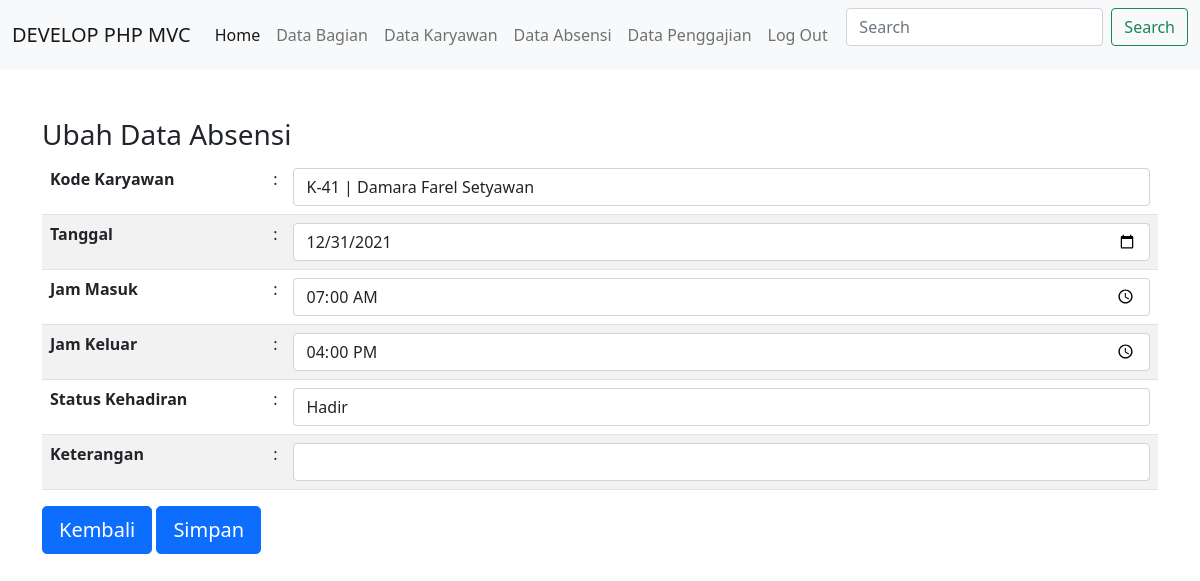
The page /public/absensi/detail/394 (signed in) on the database its author committed.
### tables this page shows
CREATE TABLE `absensi` (
  `id` int(10) NOT NULL,
  `kd_karyawan` char(5) DEFAULT NULL,
  `tanggal` date DEFAULT NULL,
  `jam_masuk` time DEFAULT NULL,
  `jam_keluar` time DEFAULT NULL,
  `status_kehadiran` varchar(20) DEFAULT NULL,
  `keterangan` varchar(100) DEFAULT NULL
);

CREATE TABLE `karyawan` (
  `kd_karyawan` char(5) NOT NULL,
  `nik` varchar(20) NOT NULL,
  `nama_karyawan` varchar(100) DEFAULT NULL,
  `kd_bagian` char(4) DEFAULT NULL,
  `kelamin` varchar(10) DEFAULT NULL,
  `agama` varchar(20) DEFAULT NULL,
  `alamat_tinggal` varchar(1000) DEFAULT NULL,
  `no_telepon` int(10) DEFAULT NULL,
  `tempat_lahir` varchar(60) DEFAULT NULL,
  `tanggal_lahir` date DEFAULT NULL,
  `status_kawin` varchar(10) DEFAULT NULL,
  `tanggal_masuk` date DEFAULT NULL
);

### app/core/Controller.php (called while the page is built, shortened)
<?php
class Controller{
	public function view($view, $data = [])
	{
		require_once'../app/views/'.$view.'.php';
	}
	public function model($model)
	{
		return new $model;
	}
}
?>

### app/controllers/Absensi.php (called while the page is built, shortened)
<?php
class Absensi extends Controller{
	public function detail($id)
	{
		$data['judul']='Detail Absensi';
		$data['kry']= $this->model('Karyawan_model')->getAllKaryawan();
		$data['abs']=$this->model('Absensi_model')->getAbsensiById($id);
		$this->view('absensi/detail',$data);
	}
}

### app/core/App.php (called while the page is built, shortened)
<?php
class App {
    protected $method = 'index';
    protected $params = [];
    public function __construct()
    {
        $url = $this->parse_url();
        if(file_exists('../app/controllers/' . $url[0] . '.php') ) {
            unset($url[0]);
        }
        $this->controller = new $this->controller;
        if ( isset($url[1] )){
            if (method_exists ($this->controller, $url[1])){
                $this->method = $url[1];
                unset($url[1]);
            }
        }
        if( !empty($url)){
            $this->params = array_values($url);
        }
        call_user_func_array([$this->controller, $this->method], $this->params);
    }
    public function parse_url()
    {
        if(isset($_GET['url']) ){
            $url = rtrim($_GET['url'],'/');
            $url = filter_var($url, FILTER_SANITIZE_URL);
            $url = explode('/', $url);
            return $url;
        }
    }
}
?>

### public/index.php (called while the page is built, shortened)
<?php
$app = new App;
?>

### app/core/Database.php (called while the page is built, shortened)
<?php
class Database{
	private $host=DB_HOST;
	private $user=DB_USER;
	private $pass=DB_PASS;
	private $db_name=DB_NAME;
	private $dbh;
	private $stmt;
	public function __construct()
	{
		$dsn='mysql:host='.$this->host.';dbname='.$this->db_name;
		$option=[
			PDO::ATTR_PERSISTENT => TRUE,
			PDO::ATTR_ERRMODE => PDO::ERRMODE_EXCEPTION
		];
		try{
			$this->dbh=new PDO($dsn,$this->user,$this->pass,$option);
		} catch(PDOException $e){
			die($e->getMessage());
		}
	}
	public function query($query)
	{
		$this->stmt=$this->dbh->prepare($query);
	}
	public function bind($param, $value, $type=null)
	{
		if(is_null($type)){
			switch(true){
				default:
					$type=PDO::PARAM_STR;
			}
		}
		$this->stmt->bindValue($param, $value, $type);
	}
	public function execute()
	{
		$this->stmt->execute();
	}
	public function single()
	{
		$this->execute();
		return $this->stmt->fetch(PDO::FETCH_ASSOC);
	}
}
?>

### app/models/Absensi_model.php (called while the page is built, shortened)
<?php
class Absensi_model{
	private $db;
	public function __construct()
	{
		$this->db=new Database;
	}
	public function getAbsensiById($id)
	{
		$this->db->query('SELECT*FROM absensi, karyawan WHERE karyawan.kd_karyawan=absensi.kd_karyawan AND id = :id ');
		$this->db->bind('id',$id);
		return $this->db->single();
	}
}
?>

### app/views/absensi/detail.php (the view, shortened to what this page needs)
<div class="container mt-5">
  <form action="<?=BASEURL;?>/absensi/updateDataAbsensi" method="post">
    <h3>Ubah Data Absensi</h3>
    <table class="table table-striped table-middle">
      <tr>
        <tr>
          <th width="20%">Kode Karyawan</th>
          <td width="1%">:</td>
          <td><select class="form-control selectlive" name="kd_karyawan" required>
            <option value="<?=$data['abs']['kd_karyawan'] ?>" selected ><?=$data['abs']['kd_karyawan'] ?> | <?=$data['abs']['nama_karyawan'] ?></option>
          </select></td>
      </tr>
      <tr>
        <th>Tanggal </th>
        <td>:</td>
        <td><input type="date" class="form-control datepicker" name="tanggal" value="<?=$data['abs']['tanggal'] ?>"required></td>
      </tr>
      <tr>
         <th>Jam Masuk</th>
         <td>:</td>
         <td><input type="time" name="jam_masuk"  class="form-control" value="<?=$data['abs']['jam_masuk'] ?>"></td>
      </tr>
      <tr>
         <th>Jam Keluar</th>
         <td>:</td>
         <td><input type="time" name="jam_keluar"  class="form-control" value="<?=$data['abs']['jam_keluar'] ?>"></td>
      </tr>
      <tr>
        <th>Status Kehadiran</th>
        <td>:</td>
        <td><select class="form-control selectlive" name="status_kehadiran" required>
            <option value="<?=$data['abs']['status_kehadiran'] ?>" selected ><?=$data['abs']['status_kehadiran'] ?></option>
          </select>
        </td>
      </tr>
      <tr>
    	   <th>Keterangan</th>
    	   <td>:</td>
    	   <td><input type="text" class="form-control" name="keterangan" value="<?=$data['abs']['keterangan'] ?>"></td>
      </tr>
    </table>
    <a href="<?=BASEURL;?>/absensi" class="btn btn-primary btn-lg">
      <i class="glyphicon glyphicon-floppy-save"></i> Kembali
    </a>
    <button type="submit" class="btn btn-primary btn-lg">
      <i class="glyphicon glyphicon-floppy-save"></i> Simpan
    </button>
  </form>
</div>

### rows shown on the page
absensi: kd_karyawan "K-41 | Damara Farel Setyawan", tanggal "12/31/2021", jam_masuk "07:00:00", jam_keluar "16:00:00", status_kehadiran "Hadir"
